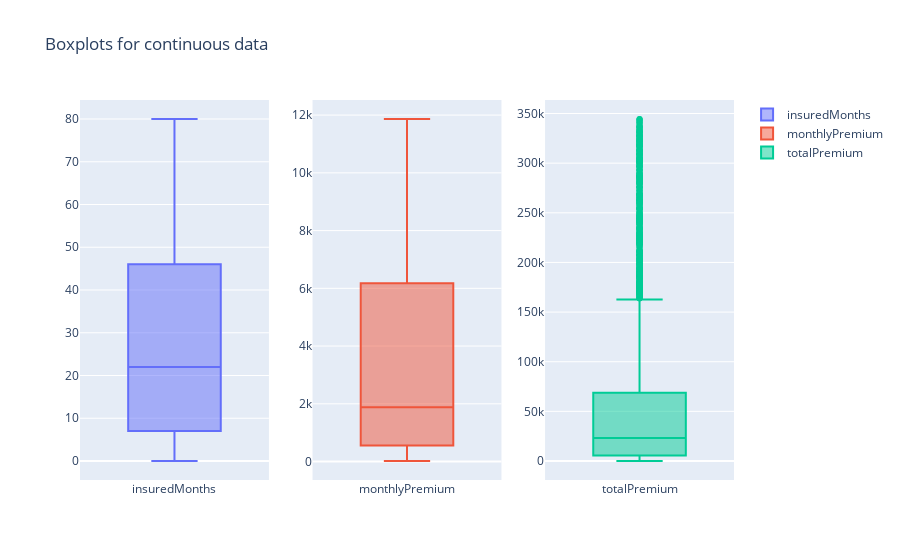

Source (notebook cell):
### Markdown cell above
**Thinking process** <br>

- Lets replot the box plots again to see the results after removing outliers

### Code cell
fig = make_subplots(rows=1, cols=3)

fig.add_trace(go.Box(y=df["insuredMonths"], boxpoints="outliers", name="insuredMonths"), row=1, col=1)
fig.add_trace(go.Box(y=df["monthlyPremium"], boxpoints="outliers", name="monthlyPremium"), row=1, col=2)
fig.add_trace(go.Box(y=df["totalPremium"], boxpoints="outliers", name="totalPremium"), row=1, col=3)

fig.update_layout(title_text="Boxplots for continuous data")

fig.show()

### Figure 1 — Plotly figure (JSON) as saved in the notebook; plotly's stock layout.template omitted (floating-point values rounded to 4 significant figures; data arrays with more than 128 entries replaced by an {"elided": "..."} marker saying what was removed)
{"data": [{"boxpoints": "outliers", "name": "insuredMonths", "type": "box", "xaxis": "x", "y": {"elided": "4426 int values"}, "yaxis": "y"}, {"boxpoints": "outliers", "name": "monthlyPremium", "type": "box", "xaxis": "x2", "y": {"elided": "4426 int values"}, "yaxis": "y2"}, {"boxpoints": "outliers", "name": "totalPremium", "type": "box", "xaxis": "x3", "y": {"elided": "4426 int values"}, "yaxis": "y3"}], "layout": {"title": {"text": "Boxplots for continuous data"}, "xaxis": {"anchor": "y", "domain": [0, 0.2889]}, "xaxis2": {"anchor": "y2", "domain": [0.3556, 0.6444]}, "xaxis3": {"anchor": "y3", "domain": [0.7111, 1]}, "yaxis": {"anchor": "x", "domain": [0, 1]}, "yaxis2": {"anchor": "x2", "domain": [0, 1]}, "yaxis3": {"anchor": "x3", "domain": [0, 1]}}}
